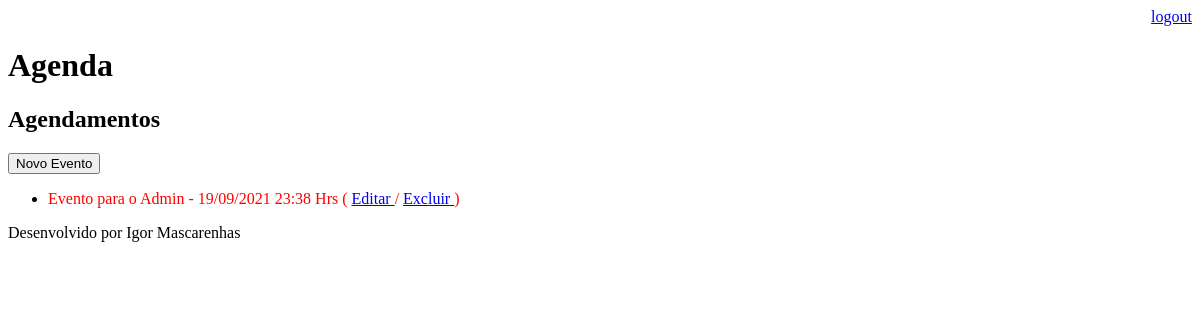
The app's page /agenda (signed in), older data.
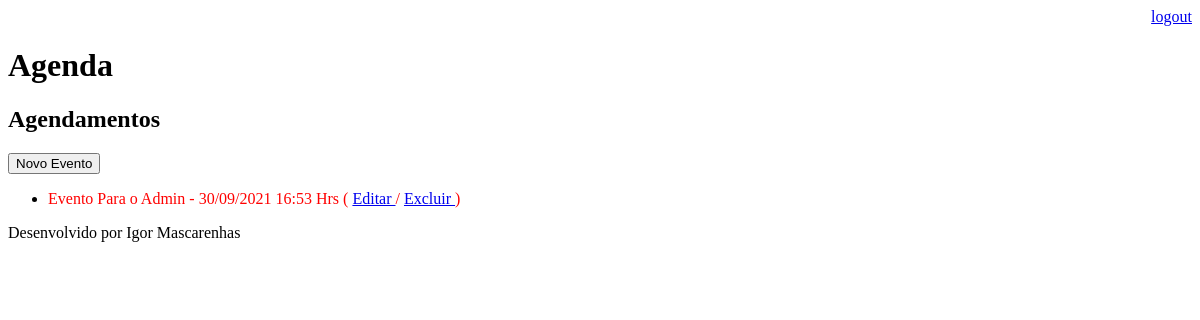
The same page, newer data.
### core/models.py (models this page shows, shortened)
class Evento(models.Model):
    titulo = models.CharField(max_length = 100)
    descricao = models.TextField(blank = True, null=True)
    data_evento = models.DateTimeField(verbose_name='Data do Evento')
    data_criacao = models.DateTimeField(auto_now=True)
    usuario = models.ForeignKey(User, on_delete= models.CASCADE) #campo usado no filter
    class Meta: #metadados da tabela, forçando o nome da tabela core_evento se tornar evento
        db_table = 'evento'
    def dataEvento(self):
        return self.data_evento.strftime("%d/%m/%Y %H:%M Hrs")
    def get_evento_atrasado(self):
        if self.data_evento < datetime.now() - timedelta(hours=1):
            return True
        else:
            return False

### core/views.py (the view)
# urls.py: path('agenda', views.lista_eventos),
@login_required(login_url='/login/') #obrigar a está logado para ver a agenda # quando não estiver logado ele vai pra essa rota
def lista_eventos(request):
    usuario = request.user
    evento = Evento.objects.filter(usuario=usuario)
    dados = {'eventos': evento} #dicionario #dados
    return render(request, 'agenda.html', dados)

### templates/agenda.html
{% extends "model-page.html" %}
{% block content %}
    <h2> Agendamentos</h2>
    <a href="agenda/evento/">
        <button type="button"> Novo Evento </button>
    </a>
    <ul>
    {% for i in eventos %}
        <li>
            <div style={% if i.get_evento_atrasado %} "color:red" {% endif %}>
                {{i.titulo}} - {{i.dataEvento}}
                ( <a href="agenda/evento/?id={{ i.id }}"> Editar </a>
                / <a href="agenda/evento/delete/{{ i.id }}/"> Excluir </a> )
            </div>
        </li>
    {% endfor %}
    </ul>
{% endblock %}

Row changes from the older to the newer data that the page shows:
removed Evento: titulo "Evento para o Admin", dataEvento "19/09/2021 23:38 Hrs"
added Evento: titulo "Evento Para o Admin", dataEvento "30/09/2021 16:53 Hrs"
